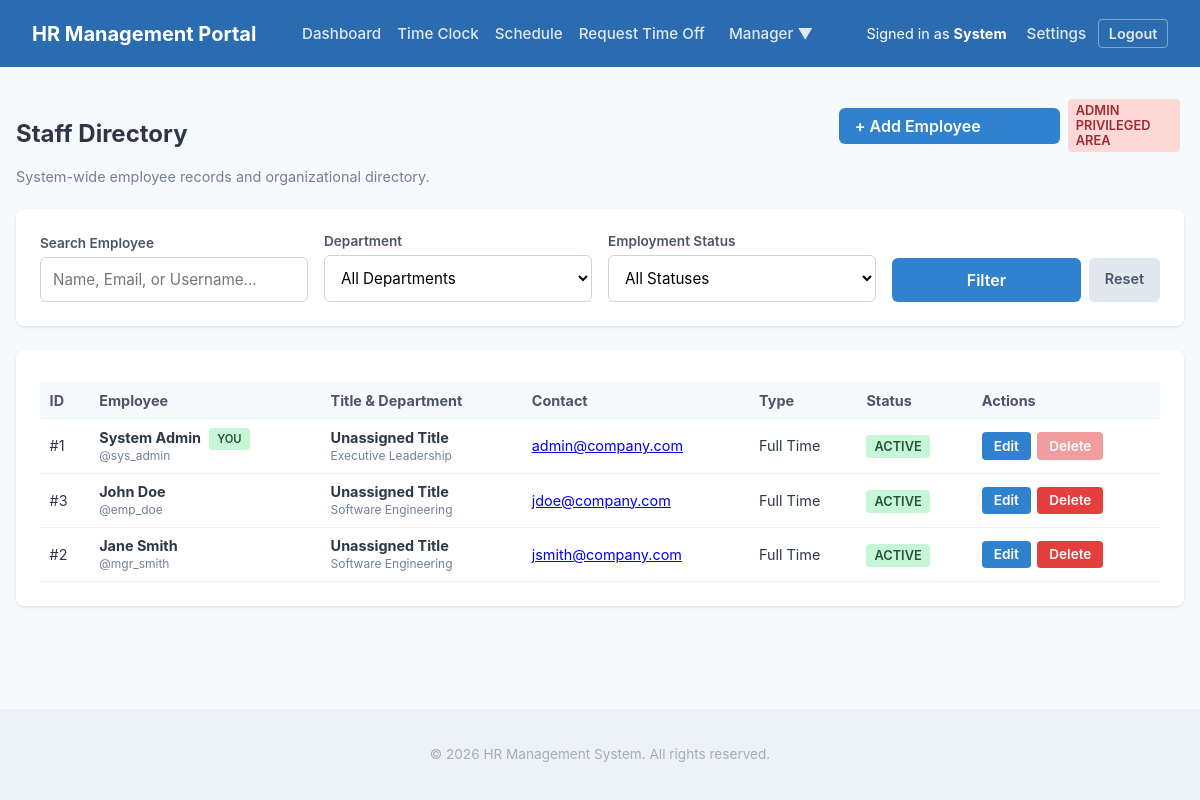
Screenshot of /public/employees.php (signed in) with the database file from the repository.
### tables this page shows
CREATE TABLE `employees` (
  `employee_id` int(10) unsigned NOT NULL AUTO_INCREMENT,
  `user_id` int(10) unsigned DEFAULT NULL,
  `first_name` varchar(50) NOT NULL,
  `last_name` varchar(50) NOT NULL,
  `work_email` varchar(100) NOT NULL,
  `phone_number` varchar(20) DEFAULT NULL,
  `department_id` int(10) unsigned DEFAULT NULL,
  `position_id` int(10) unsigned DEFAULT NULL,
  `manager_id` int(10) unsigned DEFAULT NULL,
  `location_id` int(10) unsigned DEFAULT NULL,
  `hire_date` date NOT NULL,
  `termination_date` date DEFAULT NULL,
  `employment_status` enum('active','on_leave','terminated') NOT NULL DEFAULT 'active',
  `employment_type` enum('full_time','part_time','contractor') NOT NULL DEFAULT 'full_time',
  `created_at` timestamp NOT NULL DEFAULT current_timestamp(),
  `updated_at` timestamp NOT NULL DEFAULT current_timestamp() ON UPDATE current_timestamp(),
  PRIMARY KEY (`employee_id`),
  UNIQUE KEY `work_email` (`work_email`),
  UNIQUE KEY `user_id` (`user_id`),
  KEY `fk_emp_dept` (`department_id`),
  KEY `fk_emp_pos` (`position_id`),
  KEY `fk_emp_mgr` (`manager_id`),
  KEY `fk_emp_loc` (`location_id`),
  KEY `idx_emp_name` (`last_name`,`first_name`),
  KEY `idx_emp_status` (`employment_status`),
  CONSTRAINT `fk_emp_dept` FOREIGN KEY (`department_id`) REFERENCES `departments` (`department_id`) ON DELETE SET NULL,
  CONSTRAINT `fk_emp_loc` FOREIGN KEY (`location_id`) REFERENCES `locations` (`location_id`) ON DELETE SET NULL,
  CONSTRAINT `fk_emp_mgr` FOREIGN KEY (`manager_id`) REFERENCES `employees` (`employee_id`) ON DELETE SET NULL,
  CONSTRAINT `fk_emp_pos` FOREIGN KEY (`position_id`) REFERENCES `job_positions` (`position_id`) ON DELETE SET NULL,
  CONSTRAINT `fk_emp_user` FOREIGN KEY (`user_id`) REFERENCES `users` (`user_id`) ON DELETE CASCADE
);

CREATE TABLE `users` (
  `user_id` int(10) unsigned NOT NULL AUTO_INCREMENT,
  `username` varchar(50) NOT NULL,
  `email` varchar(100) NOT NULL,
  `password_hash` varchar(255) NOT NULL,
  `pin_code` varchar(255) DEFAULT NULL,
  `is_pin_set` tinyint(1) NOT NULL DEFAULT 0,
  `is_active` tinyint(1) NOT NULL DEFAULT 1,
  `is_ldap_user` tinyint(1) NOT NULL DEFAULT 0,
  `ldap_dn` varchar(255) DEFAULT NULL,
  `failed_login_attempts` int(10) unsigned NOT NULL DEFAULT 0,
  `locked_until` datetime DEFAULT NULL,
  `last_login_at` datetime DEFAULT NULL,
  `created_at` timestamp NOT NULL DEFAULT current_timestamp(),
  `updated_at` timestamp NOT NULL DEFAULT current_timestamp() ON UPDATE current_timestamp(),
  PRIMARY KEY (`user_id`),
  UNIQUE KEY `username` (`username`),
  UNIQUE KEY `email` (`email`),
  KEY `idx_users_username` (`username`),
  KEY `idx_users_email` (`email`)
);

CREATE TABLE `departments` (
  `department_id` int(10) unsigned NOT NULL AUTO_INCREMENT,
  `department_name` varchar(100) NOT NULL,
  `parent_department_id` int(10) unsigned DEFAULT NULL,
  `location_id` int(10) unsigned DEFAULT NULL,
  `created_at` timestamp NOT NULL DEFAULT current_timestamp(),
  `updated_at` timestamp NOT NULL DEFAULT current_timestamp() ON UPDATE current_timestamp(),
  PRIMARY KEY (`department_id`),
  KEY `fk_dept_parent` (`parent_department_id`),
  KEY `fk_dept_location` (`location_id`),
  CONSTRAINT `fk_dept_location` FOREIGN KEY (`location_id`) REFERENCES `locations` (`location_id`) ON DELETE SET NULL,
  CONSTRAINT `fk_dept_parent` FOREIGN KEY (`parent_department_id`) REFERENCES `departments` (`department_id`) ON DELETE SET NULL
);

### includes/auth.php (called while the page is built, shortened)
<?php
function hasRole($roleName) {
    $userRoles = $_SESSION['roles'] ?? [];
    return in_array($roleName, $userRoles, true);
}

### public/employees.php (the view, shortened to what this page needs)
<?php
require_once __DIR__ . '/../includes/auth.php';
$search       = trim($_GET['search'] ?? '');
$sql = '
    SELECT
        e.employee_id, e.user_id, e.first_name, e.last_name, e.work_email, e.phone_number,
        e.hire_date, e.employment_status, e.employment_type,
        d.department_name, jp.job_title,
        CONCAT(m.first_name, " ", m.last_name) AS manager_name,
        u.username
    FROM employees e
    LEFT JOIN departments d ON e.department_id = d.department_id
    LEFT JOIN job_positions jp ON e.position_id = jp.position_id
    LEFT JOIN employees m ON e.manager_id = m.employee_id
    LEFT JOIN users u ON e.user_id = u.user_id
    WHERE 1=1
';
$params = [];
$sql .= ' ORDER BY e.last_name ASC, e.first_name ASC';
$stmt = $pdo->prepare($sql);
$stmt->execute($params);
$employeesList = $stmt->fetchAll();
require_once __DIR__ . '/../includes/header.php';
?>
<div class="container">
    <div class="directory-header">
        <div>
            <h2>Staff Directory</h2>
            <p class="subtitle">System-wide employee records and organizational directory.</p>
        </div>
        <div style="display: flex; gap: 0.5rem; align-items: center;">
            <a href="add_employee.php" class="btn-submit" style="text-decoration: none; padding: 0.5rem 1rem;">+ Add Employee</a>
            <span class="badge badge-admin">Admin Privileged Area</span>
        </div>
    </div>
    <div class="card filter-card">
        <form method="GET" action="employees.php" class="filter-form">
            <div class="form-group">
                <label for="search">Search Employee</label>
                <input type="text" id="search" name="search" placeholder="Name, Email, or Username..." value="<?= htmlspecialchars($search) ?>">
            </div>
            <div class="form-group">
                <label for="department_id">Department</label>
                <select id="department_id" name="department_id">
                    <option value="">All Departments</option>
                </select>
            </div>
            <div class="form-group">
                <label for="status">Employment Status</label>
                <select id="status" name="status">
                    <option value="">All Statuses</option>
                </select>
            </div>
            <div class="form-group filter-actions">
                <button type="submit" class="btn-submit">Filter</button>
                <a href="employees.php" class="btn-reset">Reset</a>
            </div>
        </form>
    </div>
    <div class="card">
        <div class="table-responsive">
            <table class="table table-hover">
                <thead>
                    <tr>
                        <th>ID</th>
                        <th>Employee</th>
                        <th>Title & Department</th>
                        <th>Contact</th>
                        <th>Type</th>
                        <th>Status</th>
                        <th>Actions</th>
                    </tr>
                </thead>
                <tbody>
                    <?php if (!empty($employeesList)): ?>
                        <?php foreach ($employeesList as $emp):
                            $isSelf = ($emp['employee_id'] == $_SESSION['employee_id'] || ($emp['user_id'] && $emp['user_id'] == $_SESSION['user_id']));
                        ?>
                            <tr>
                                <td>#<?= htmlspecialchars($emp['employee_id']) ?></td>
                                <td>
                                    <strong><?= htmlspecialchars($emp['first_name'] . ' ' . $emp['last_name']) ?></strong>
                                    <?php if ($isSelf): ?>
                                        <span class="badge badge-active" style="font-size: 0.7rem; margin-left: 0.25rem;">You</span>
                                    <?php endif; ?>
                                    <?php if ($emp['username']): ?>
                                        <br><small class="text-muted">@<?= htmlspecialchars($emp['username']) ?></small>
                                    <?php endif; ?>
                                </td>
                                <td>
                                    <strong><?= htmlspecialchars($emp['job_title'] ?? 'Unassigned Title') ?></strong><br>
                                    <small class="text-muted"><?= htmlspecialchars($emp['department_name'] ?? 'Unassigned Dept') ?></small>
                                </td>
                                <td>
                                    <a href="mailto:<?= htmlspecialchars($emp['work_email']) ?>"><?= htmlspecialchars($emp['work_email']) ?></a>
                                </td>
                                <td><?= htmlspecialchars(ucwords(str_replace('_', ' ', $emp['employment_type']))) ?></td>
                                <td>
                                    <?php
                                    $statusClass = 'badge-active';
                                    ?>
                                    <span class="badge <?= $statusClass ?>">
                                        <?= htmlspecialchars(ucwords(str_replace('_', ' ', $emp['employment_status']))) ?>
                                    </span>
                                </td>
                                <td>
                                    <div class="action-buttons">
                                        <a href="edit_employee.php?id=<?= $emp['employee_id'] ?>" class="btn-edit">Edit</a>
                                        <?php if ($isSelf): ?>
                                            <button class="btn-delete" disabled style="opacity: 0.5; cursor: not-allowed;" title="You cannot delete your own account">Delete</button>
                                        <?php else: ?>
                                            <form method="POST" action="employees.php" onsubmit="return confirm('Are you sure you want to delete this employee record and their user account?');">
                                                <button type="submit" class="btn-delete">Delete</button>
                                            </form>
                                        <?php endif; ?>
                                    </div>
                                </td>
                            </tr>
                        <?php endforeach; ?>
                    <?php endif; ?>
                </tbody>
            </table>
        </div>
    </div>
</div>
<?php require_once __DIR__ . '/../includes/footer.php'; ?>

### includes/header.php (shortened to what this page needs)
<?php
require_once __DIR__ . '/auth.php';
?>
<!DOCTYPE html>
<html lang="en">
<head>
    <link rel="stylesheet" href="css/style.css">
</head>
<body>
<?php if (isset($_SESSION['user_id'])): ?>
<nav class="navbar">
    <div class="nav-brand">
        <a href="dashboard.php" style="color: white; text-decoration: none; font-weight: 700;">HR Management Portal</a>
    </div>
    <div class="nav-menu">
        <a href="dashboard.php" class="nav-link">Dashboard</a>
        <a href="time_clock.php" class="nav-link">Time Clock</a>
        <a href="schedule.php" class="nav-link">Schedule</a>
        <a href="request_leave.php" class="nav-link">Request Time Off</a>
        <?php if (hasRole('manager') || hasRole('admin') || hasRole('hr_specialist')): ?>
            <div class="dropdown">
                <button class="dropdown-toggle">Manager ▼</button>
            </div>
        <?php endif; ?>
    </div>
    <div class="user-info">
        Signed in as <strong><?= htmlspecialchars($_SESSION['first_name'] ?? 'User') ?></strong>
        <a href="settings.php" class="nav-link" style="margin-left: 1rem;">Settings</a>
        <a href="logout.php" class="btn-logout" style="margin-left: 0.5rem;">Logout</a>
    </div>
</nav>
<?php endif; ?>
<main class="main-content">

### includes/footer.php (shortened to what this page needs)
</main>
<footer class="footer">
    <p>&copy; <?= date('Y') ?> HR Management System. All rights reserved.</p>
</footer>
</body>
</html>

### public/css/style.css (style rules this page uses)
* { box-sizing: border-box; font-family: -apple-system, BlinkMacSystemFont, "Segoe UI", Roboto, sans-serif; }
body { background-color: #f7fafc; margin: 0; padding: 0; color: #2d3748; display: flex; flex-direction: column; min-height: 100vh; }
.navbar { background: #2b6cb0; color: white; padding: 1rem 2rem; display: flex; justify-content: space-between; align-items: center; }
.navbar .nav-brand { font-size: 1.25rem; font-weight: 700; }
.navbar .user-info { font-size: 0.9rem; }
.navbar a.btn-logout { color: #e2e8f0; text-decoration: none; margin-left: 1rem; font-weight: 600; padding: 0.3rem 0.6rem; border: 1px solid rgba(255,255,255,0.4); border-radius: 4px; }
.main-content { flex: 1; }
.container { max-width: 1200px; margin: 2rem auto; padding: 0 1rem; }
.form-group { margin-bottom: 1.25rem; flex: 1; }
.form-group label { display: block; margin-bottom: 0.4rem; font-weight: 600; font-size: 0.85rem; color: #4a5568; }
.form-group input { width: 100%; padding: 0.75rem; border: 1px solid #cbd5e0; border-radius: 6px; font-size: 0.95rem; }
.btn-submit { width: 100%; padding: 0.75rem; background: #3182ce; color: white; border: none; border-radius: 6px; font-size: 1rem; font-weight: 600; cursor: pointer; transition: background 0.2s; }
.badge { background: #e2e8f0; color: #4a5568; padding: 0.25rem 0.5rem; border-radius: 4px; font-size: 0.8rem; font-weight: 600; margin-right: 0.25rem; text-transform: uppercase; }
.badge-admin { background: #fed7d7; color: #9b2c2c; }
.card { background: white; border-radius: 8px; padding: 1.5rem; box-shadow: 0 1px 3px rgba(0,0,0,0.1); }
.table { width: 100%; border-collapse: collapse; margin-top: 0.5rem; font-size: 0.9rem; }
.table th, .table td { padding: 0.6rem; text-align: left; border-bottom: 1px solid #edf2f7; }
.table th { background-color: #f7fafc; color: #4a5568; }
.footer { text-align: center; padding: 1.5rem; font-size: 0.85rem; color: #a0aec0; background: #edf2f7; margin-top: auto; }
.navbar .nav-menu { display: flex; gap: 1rem; align-items: center; }
.navbar .nav-link { color: #e2e8f0; text-decoration: none; font-weight: 500; font-size: 0.95rem; }
.directory-header { display: flex; justify-content: space-between; align-items: flex-start; margin-bottom: 1.5rem; }
.directory-header .subtitle { color: #718096; margin: 0.25rem 0 0 0; font-size: 0.9rem; }
.filter-card { margin-bottom: 1.5rem; }
.filter-form { display: flex; flex-wrap: wrap; gap: 1rem; align-items: flex-end; }
.filter-form .form-group { margin-bottom: 0; min-width: 200px; }
.filter-form select { width: 100%; padding: 0.75rem; border: 1px solid #cbd5e0; border-radius: 6px; font-size: 0.95rem; background: white; }
.filter-actions { display: flex; gap: 0.5rem; }
.btn-reset { padding: 0.75rem 1rem; background: #e2e8f0; color: #4a5568; text-decoration: none; border-radius: 6px; font-size: 0.9rem; font-weight: 600; text-align: center; }
.table-responsive { overflow-x: auto; }
.text-muted { color: #718096; }
.badge-active { background: #c6f6d5; color: #22543d; }
.btn-edit { display: inline-block; padding: 0.35rem 0.75rem; background-color: #3182ce; color: white; text-decoration: none; border-radius: 4px; font-size: 0.85rem; font-weight: 600; transition: background 0.2s; }
.card form select { width: 100%; padding: 0.75rem; border: 1px solid #cbd5e0; border-radius: 6px; font-size: 0.95rem; background: white; }
.dropdown { position: relative; display: inline-block; }
.dropdown-toggle { background: none; border: none; color: #e2e8f0; font-weight: 500; font-size: 0.95rem; padding: 0.5rem; cursor: pointer; }
.action-buttons { display: flex; gap: 0.4rem; align-items: center; }
.action-buttons form { margin: 0; }
.btn-delete { display: inline-block; padding: 0.35rem 0.75rem; background-color: #e53e3e; color: white; border: none; border-radius: 4px; font-size: 0.85rem; font-weight: 600; cursor: pointer; transition: background 0.2s; }

### rows the page displays
employees: employee_id "1", first_name+last_name "System Admin", shows "YOU", user.username "sys_admin", job_title "Unassigned Title", department.department_name "Executive Leadership", work_email "admin@company.com", employment_type "Full Time", employment_status "ACTIVE", shows "Delete"
employees: employee_id "3", first_name+last_name "John Doe", user.username "emp_doe", job_title "Unassigned Title", department.department_name "Software Engineering", work_email "jdoe@company.com", employment_type "Full Time", employment_status "ACTIVE"
employees: employee_id "2", first_name+last_name "Jane Smith", user.username "mgr_smith", job_title "Unassigned Title", department.department_name "Software Engineering", work_email "jsmith@company.com", employment_type "Full Time", employment_status "ACTIVE"

### other values shown
$_SESSION['first_name'] "System"
